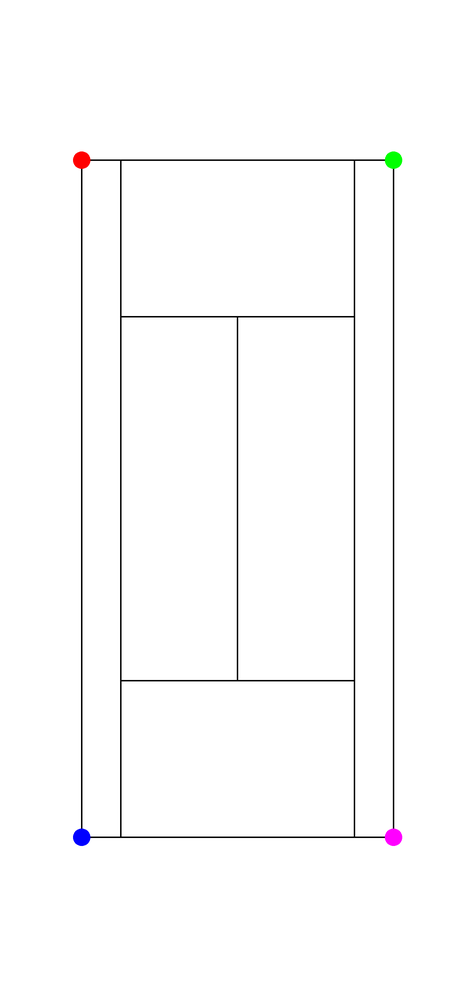
#> input picture inference/src/court_configurations/court_conf_1.png, 475 x 1000 px, shrunk from 1665 x 3506 before the run
$ python -i net_detector.py   (imports and definitions only)
#> lines starting #> are read from the running program, lines starting #| are printed output that depends on the picture; after the words box and inside, x2 and y2 are one past the last pixel; in counts of white or black regions, pixels touching at a corner belong together
import logging
import os
import csv
import numpy as np
import cv2
from pathlib import Path
from collections import deque
from dataclasses import dataclass, field
from typing import List, Optional, Tuple, Dict, Any


# [1 line not run here, left out]
logger = logging.getLogger(__name__)


# Net dimensions ratio: height = 3 feet, width = 36 feet
NET_HEIGHT_TO_WIDTH_RATIO = 3.0 / 36.0  # = 1/12

# Default detector parameters (tunable, but most of these are bought after experimentation and should not be changed just like that)
DEFAULT_WINDOW_SEC = 3.0
DEFAULT_SPIKE_K = 4.5
DEFAULT_EWMA_K = 5.0
DEFAULT_REFRACTORY_SEC = 1.5
DEFAULT_MIN_ABS_COUNT = 100
DEFAULT_EWMA_ALPHA = 2 / 21
DEFAULT_SPIKE_RATIO_THRESHOLD = 4.0
DEFAULT_CONFIRMATION_DELAY = 3

@dataclass
class NetHitEvent:
    """Represents a detected net hit event."""
    frame_idx: int
    timestamp_sec: float
    pixel_count: int
    ewma_value: float
    peak_height: float  # how many baseline-sigma above baseline
    confidence: float   # 0–1

    gate_values: Dict[str, Any] = field(default_factory=dict)

    # [11 lines left out: function to_dict, not called in this run]


@dataclass
class NetRegion:
    """Represents the net region bounding box."""
    x1: int
    y1: int
    x2: int
    y2: int

    @property
    def width(self) -> int:
        return self.x2 - self.x1

    @property
    def height(self) -> int:
        return self.y2 - self.y1

    @property
    def center(self) -> Tuple[int, int]:
        return ((self.x1 + self.x2) // 2, (self.y1 + self.y2) // 2)

    # [12 lines left out: functions clip_to_frame, contains_point, not called in this run]


# ─────────────────────────────────────────────────────────────────────────────
# Net Detector (Unified Class)
# ─────────────────────────────────────────────────────────────────────────────

class NetDetector:
    """
    Net hit detection class using temporal frame differencing and statistical spike detection.

    Detects when a tennis ball hits the net by:
    1. Computing frame differences in the net region
    2. Removing player areas to avoid false positives
    3. Using EWMA smoothing and multi-gate spike detection

    Five gates must all pass for a spike detection:
      1. Raw pixel count is spike_k sigma above the rolling median baseline.
      2. Refractory period: no re-trigger within refractory_sec seconds.
      3. EWMA confirmation: the smoothed signal also rises above its baseline.
      4. Spike ratio: pixel count / mean must be >= spike_ratio_threshold.
      5. EWMA ratio confirmation after delay.

    Usage:
        detector = NetDetector(fps=30.0)
        detector.initialize_from_court_detector(court_detector, frame.shape)

        # For each frame:
        event = detector.detect(current_frame, player_boxes=[])
        if event:
            print(f"Net hit detected at frame {event.frame_idx}")
    """

    def __init__(
        self,
        fps: float = 25.0,
        verbose: int = 0,
        window_sec: float = DEFAULT_WINDOW_SEC,
        spike_k: float = DEFAULT_SPIKE_K,
        ewma_k: float = DEFAULT_EWMA_K,
        refractory_sec: float = DEFAULT_REFRACTORY_SEC,
        min_abs_count: int = DEFAULT_MIN_ABS_COUNT,
        ewma_alpha: float = DEFAULT_EWMA_ALPHA,
        spike_ratio_threshold: float = DEFAULT_SPIKE_RATIO_THRESHOLD,
        confirmation_delay: int = DEFAULT_CONFIRMATION_DELAY,
        player_dilation_factor: int = 10
    ):
        """
        Initialize NetDetector.

        Args:
            fps: Video frames per second, used for refactory timing and window sizing
            verbose: Verbosity level (0=quiet, 1=info, 2=debug)
            window_sec: Rolling window duration for baseline calculation
            spike_k: Number of sigma above baseline for raw spike detection
            ewma_k: Number of sigma above baseline for EWMA confirmation
            refractory_sec: Minimum gap between two hit detections
            min_abs_count: Minimum absolute pixel count to consider
            ewma_alpha: EWMA smoothing factor (2/(span+1))
            spike_ratio_threshold: Minimum ratio of signal/mean for confirmation
            confirmation_delay: Frames to wait before confirming spike
            player_dilation_factor: Pixels to dilate player boxes for masking
        """

        self.fps = fps
        self.verbose = verbose

        # Spike detection parameters
        self.spike_k = spike_k
        self.ewma_k = ewma_k
        self.refractory_frames = int(refractory_sec * fps)
        self.min_abs_count = min_abs_count
        self.ewma_alpha = ewma_alpha
        self.spike_ratio_threshold = spike_ratio_threshold
        self.confirmation_delay = confirmation_delay
        window_frames = max(10, int(window_sec * fps))
        self._raw_window: deque = deque(maxlen=window_frames)
        self._ewma_window: deque = deque(maxlen=window_frames)
        self._ewma: float = 0.0
        self._ewma_of_ewma: float = 0.0
        self._ewma_initialized: bool = False
        self._last_hit_frame: int = -10_000
        self._pending_hit: Optional[Tuple] = None
        self._pending_hit_countdown: int = 0

        self.player_dilation_factor = player_dilation_factor
        self.net_region: Optional[NetRegion] = None
        self.frame_shape: Optional[Tuple[int, int]] = None
        self._initialized: bool = False
        self._prev_gray_threshold: Optional[np.ndarray] = None
        self._threshold_value: int = 128
        self._frame_idx: int = 0

        # history
        self.signal_values: List[int] = []
        self.ewma_values: List[float] = []
        self.events: List[NetHitEvent] = []

    # [99 lines left out: functions reset, initialize_from_court_detector, initialize_from_region, initialize_from_frame, _compute_net_region_from_points, not called in this run]

    def _initialize_threshold(self, frame: np.ndarray):
        """
        Initialize the adaptive threshold based on frame content.

        Args:
            frame: BGR frame
        """
        gray = cv2.cvtColor(frame, cv2.COLOR_BGR2GRAY)
        self._threshold_value = self._compute_adaptive_threshold(gray)
        self._prev_gray_threshold = cv2.threshold(
            gray, self._threshold_value, 255, cv2.THRESH_BINARY
        )[1]

    def _compute_adaptive_threshold(self, gray: np.ndarray) -> int:
        """
        Compute adaptive threshold using Otsu's method on relevant image regions.

        Args:
            gray: Grayscale image

        Returns:
            Computed threshold value
        """
        h, w = gray.shape

        # net_region may be None if court calibration has not run yet;
        # fall back to the middle horizontal band of the frame.
        if self.net_region is None:
            y1, y2 = h // 3, h // 2
        else:
            y1, y2 = max(0, self.net_region.y1), min(h, self.net_region.y2)

        if y1 >= y2:
            return 128

        lower_half = gray[y1:y2, w // 4: 3 * w // 4]
        lower_half2 = gray[3 * h // 8:, w // 4: 3 * w // 4]

        if lower_half.size == 0:
            return 128

        val1, _ = cv2.threshold(lower_half, 0, 255, cv2.THRESH_BINARY + cv2.THRESH_OTSU)
        val2, _ = cv2.threshold(lower_half2, 0, 255, cv2.THRESH_BINARY + cv2.THRESH_OTSU)

        return int((val1 + val2) // 2)

    # [225 lines left out: functions _compute_frame_diff, _remove_player_areas, _extract_net_region_signal, _update_spike_detection, _check_pending_confirmation, not called in this run]

    def detect(
        self,
        frame: np.ndarray,
        player_boxes: Optional[List[List[int]]] = None
    ) -> Optional[NetHitEvent]:
        """
        Process a frame and detect net hits.

        Args:
            frame: Current BGR frame
            player_boxes: List of player bounding boxes [[x1,y1,x2,y2], ...]
                         (Future: will be obtained from PlayerTracker singleton)

        Returns:
            NetHitEvent if a hit is confirmed, else None
        """
        if player_boxes is None:
            player_boxes = []

        # If net_region is still None (court calibration not yet done),
        # create a sensible fallback from the frame dimensions so the
        # detector can at least initialise without crashing.
        if self.net_region is None:
            h, w = frame.shape[:2]
            self.net_region = NetRegion(x1=w // 4, y1=int(h * 0.35), x2=3 * w // 4, y2=int(h * 0.45))
            logger.debug(
                "NetDetector: net_region was None; using fallback "
                f"({self.net_region.x1},{self.net_region.y1},"
                f"{self.net_region.x2},{self.net_region.y2})"
            )

        # Auto-initialize on first frame
        if not self._initialized:
            self._initialize_threshold(frame)
            self._initialized = True
            self._frame_idx += 1
            return None

        # Compute frame difference
        diff_image, valid = self._compute_frame_diff(frame, player_boxes)

        if not valid:
            self._frame_idx += 1
            return None

        # Extract signal from net region
        signal = self._extract_net_region_signal(diff_image)

        # Run spike detection
        event = self._update_spike_detection(signal)

        self._frame_idx += 1
        return event

    # [27 lines left out: functions get_net_points, is_ball_in_net, not called in this run]

    def get_net_hit_events(self) -> List[NetHitEvent]:
        """Get all detected net hit events."""
        return self.events

    def get_last_diff_image(self) -> Optional[np.ndarray]:
        """Get the last computed difference image (for visualization)."""
        return self._prev_gray_threshold

    # [160 lines left out: functions draw_net_overlay, draw_net_hit_banner, draw_signal_plot, export_events_csv, not called in this run]

>>> import cv2
>>> picture = cv2.imread('court_configurations/court_conf_1.png')
#> picture is the input picture: shape (1000, 475, 3); mean B, G, R 251.5, 251.3, 251.5
>>> result = NetDetector().detect(picture)
#> in _compute_adaptive_threshold, `lower_half = gray[y1:y2, w // 4: 3 * w // 4]`:
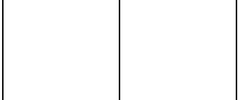
#> lower_half: shape (100, 238); min 0, max 255, mean 250.3
#> in _compute_adaptive_threshold, `lower_half2 = gray[3 * h // 8:, w // 4: 3 * w // 4]`:
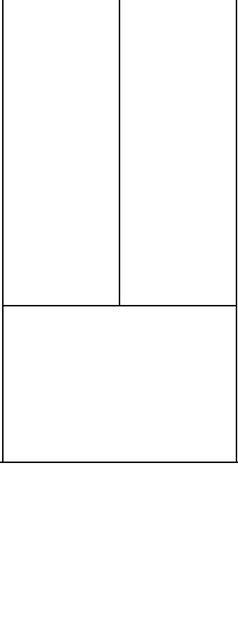
#> lower_half2: shape (625, 238); min 0, max 255, mean 250.7
#> in _compute_adaptive_threshold, `val1, _ = cv2.threshold(lower_half, 0, 255, cv2.THRESH_BINARY + cv2.TH..`: val1 = 111
#> in _compute_adaptive_threshold, `val2, _ = cv2.threshold(lower_half2, 0, 255, cv2.THRESH_BINARY + cv2.T..`: val2 = 140
#> in _initialize_threshold, `self._threshold_value = self._compute_adaptive_threshold(gray)`: self._threshold_value = 125
#> in _initialize_threshold, `self._prev_gray_threshold = cv2.threshold( gray, self._threshold_value..`:
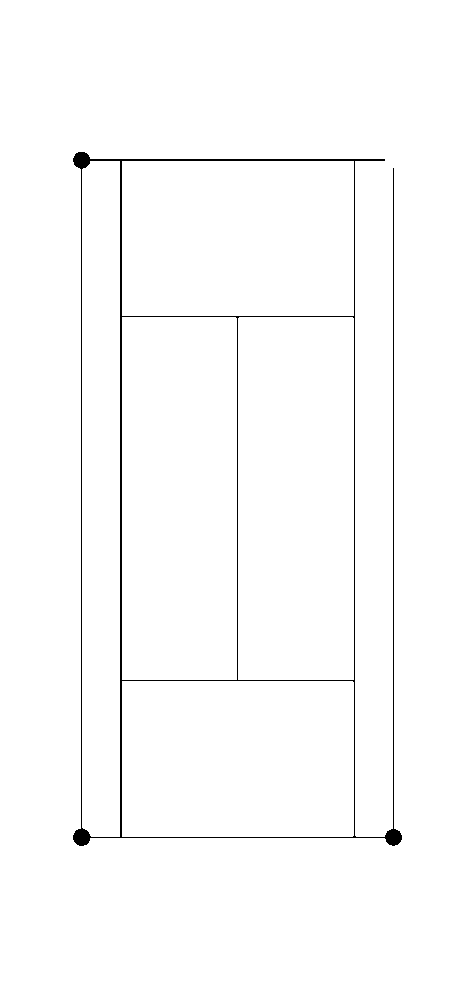
#> self._prev_gray_threshold: shape (1000, 475); 98.8% white; black in thin lines or dots, all inside (x1, y1, x2, y2) = (73, 152, 402, 846)
#> result = None
